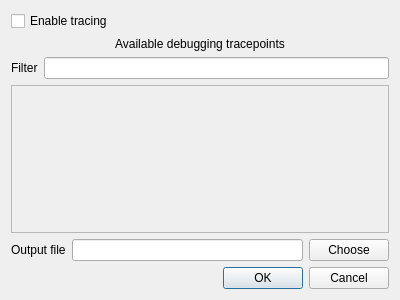
<?xml version="1.0" encoding="UTF-8"?>
<ui version="4.0">
 <class>ToggleTracepointsDialog</class>
 <widget class="QDialog" name="ToggleTracepointsDialog">
  <property name="geometry">
   <rect>
    <x>0</x>
    <y>0</y>
    <width>400</width>
    <height>300</height>
   </rect>
  </property>
  <property name="windowTitle">
   <string>Set debugging output</string>
  </property>
  <layout class="QVBoxLayout" name="verticalLayout">
   <item>
    <widget class="QCheckBox" name="qcb_enableTracing">
     <property name="text">
      <string>Enable tracing</string>
     </property>
    </widget>
   </item>
   <item>
    <widget class="QLabel" name="ql_mainCaption">
     <property name="text">
      <string>Available debugging tracepoints</string>
     </property>
     <property name="alignment">
      <set>Qt::AlignCenter</set>
     </property>
    </widget>
   </item>
   <item>
    <layout class="QHBoxLayout" name="horizontalLayout_2">
     <item>
      <widget class="QLabel" name="ql_filter">
       <property name="text">
        <string>Filter</string>
       </property>
      </widget>
     </item>
     <item>
      <widget class="QLineEdit" name="qle_filter"/>
     </item>
    </layout>
   </item>
   <item>
    <widget class="QScrollArea" name="qscrArea_tracepoints">
     <property name="widgetResizable">
      <bool>true</bool>
     </property>
     <widget class="QWidget" name="scrollAreaWidgetContents">
      <property name="geometry">
       <rect>
        <x>0</x>
        <y>0</y>
        <width>380</width>
        <height>131</height>
       </rect>
      </property>
     </widget>
    </widget>
   </item>
   <item>
    <layout class="QHBoxLayout" name="horizontalLayout">
     <item>
      <widget class="QLabel" name="ql_outputFile">
       <property name="text">
        <string>Output file</string>
       </property>
      </widget>
     </item>
     <item>
      <widget class="QLineEdit" name="qle_outputFile"/>
     </item>
     <item>
      <widget class="QPushButton" name="qpb_chooseOutputFile">
       <property name="text">
        <string>Choose</string>
       </property>
      </widget>
     </item>
    </layout>
   </item>
   <item>
    <widget class="QDialogButtonBox" name="buttonBox">
     <property name="standardButtons">
      <set>QDialogButtonBox::Cancel|QDialogButtonBox::Ok</set>
     </property>
    </widget>
   </item>
  </layout>
 </widget>
 <resources/>
 <connections/>
</ui>
